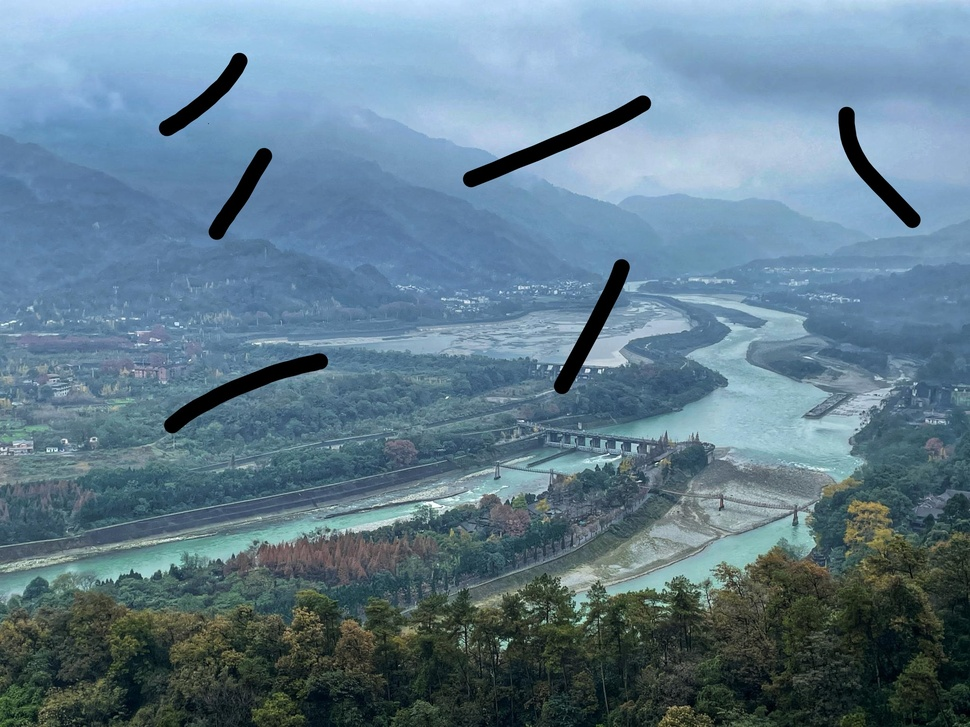
#> input picture chatgptupgrated-proj/image1.jpg, 970 x 727 px, shrunk from 2048 x 1536 before the run
$ python zonghefa.py
#> lines starting #> are read from the running program, lines starting #| are printed output that depends on the picture; after the words box and inside, x2 and y2 are one past the last pixel; in counts of white or black regions, pixels touching at a corner belong together
import cv2
import numpy as np
import matplotlib.pyplot as plt

def detect_damage(image_path):
    """
    使用边缘检测法和滤波差异法检测图像中的损坏区域（改进+升级版）
    """
#> called with image_path = 'image1.jpg'
    image = cv2.imread(image_path)
#> image is the input picture: shape (727, 970, 3); mean B, G, R 141.4, 124.8, 97.6
    if image is None:
        print(f"错误: 无法读取图像文件 '{image_path}'")
        return None, None, None, None

    gray = cv2.cvtColor(image, cv2.COLOR_BGR2GRAY)
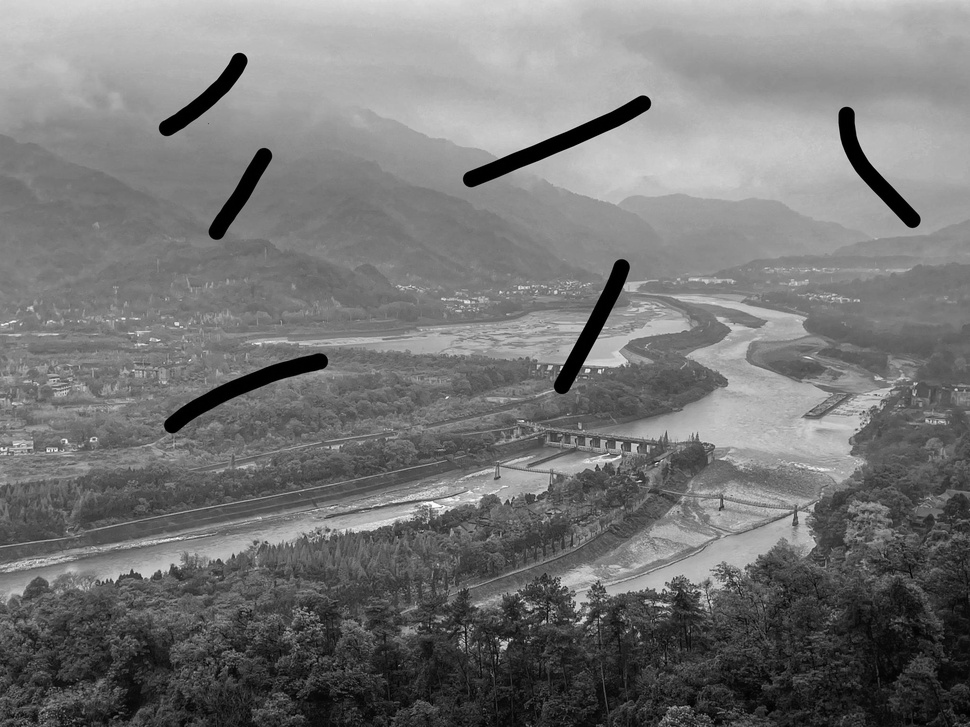
#> gray: shape (727, 970); min 0, max 253, mean 118.5
    gray_blur = cv2.GaussianBlur(gray, (5, 5), 0)

    # --- 边缘检测 ---
    def edge_detection(gray_img, low_threshold=50, high_threshold=150):
#> called with low_threshold = 50, high_threshold = 150
        edges = cv2.Canny(gray_img, low_threshold, high_threshold)
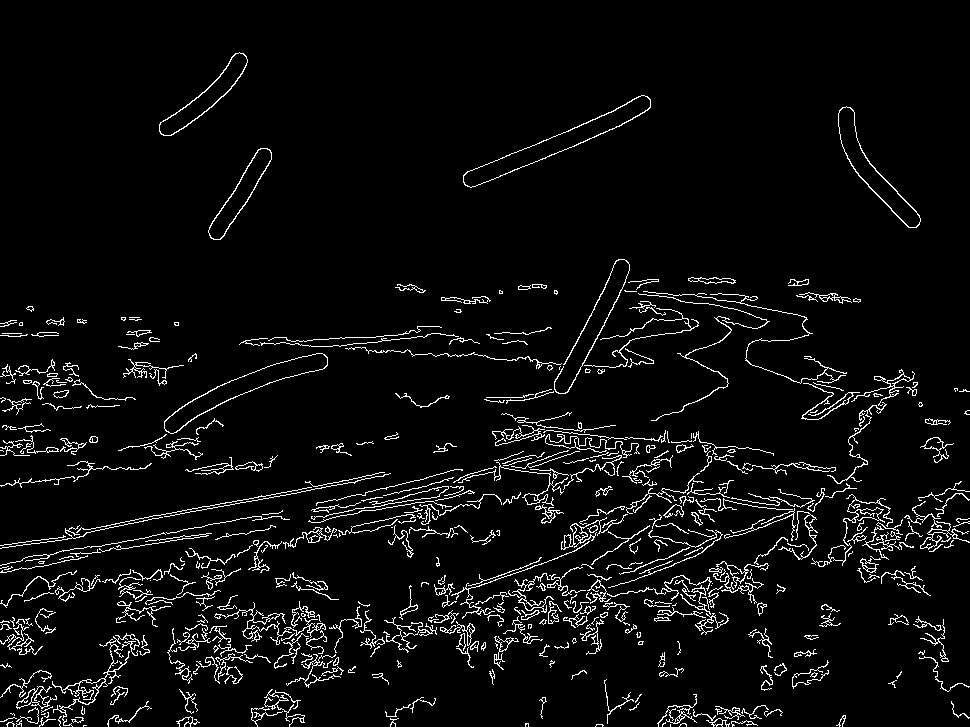
#> edges: shape (727, 970); 4.9% white in thin lines or dots
        kernel = np.ones((5, 5), np.uint8)
        closed = cv2.morphologyEx(edges, cv2.MORPH_CLOSE, kernel)
#> closed: shape (727, 970); 10.2% white; 86 white regions (6 under 20 px), largest, box (x1, y1, x2, y2) and area: (0, 291, 918, 688) 40138, (811, 481, 970, 596) 4348, (239, 259, 699, 404) 3319
        dilated = cv2.dilate(closed, kernel, iterations=2)
#> dilated: shape (727, 970); 32% white; 49 white regions, largest, box (x1, y1, x2, y2) and area: (0, 255, 970, 727) 165554, (0, 629, 154, 727) 7502, (0, 355, 140, 419) 5045
        return dilated

    # --- 滤波差异 ---
    def filtering_difference(gray_img, kernel_size=7, threshold=30):
#> called with kernel_size = 7, threshold = 30
        blurred = cv2.medianBlur(gray_img, kernel_size)
        diff = cv2.absdiff(gray_img, blurred)
        _, mask = cv2.threshold(diff, threshold, 255, cv2.THRESH_BINARY)
#> mask: shape (727, 970); 0.15% white in thin lines or dots
        kernel = np.ones((3, 3), np.uint8)
        mask = cv2.morphologyEx(mask, cv2.MORPH_OPEN, kernel)
#> mask: shape (727, 970); 0.01% white in thin lines or dots, all inside (x1, y1, x2, y2) = (175, 322, 640, 637)
        mask = cv2.morphologyEx(mask, cv2.MORPH_CLOSE, kernel)
        return mask

    edge_mask = edge_detection(gray_blur)
    filter_mask = filtering_difference(gray_blur)

    edge_mask = remove_small_areas(edge_mask, min_area=100)
#> in remove_small_areas, `num_labels, labels, stats, _ = cv2.connectedComponentsWithStats(mask, ..`:
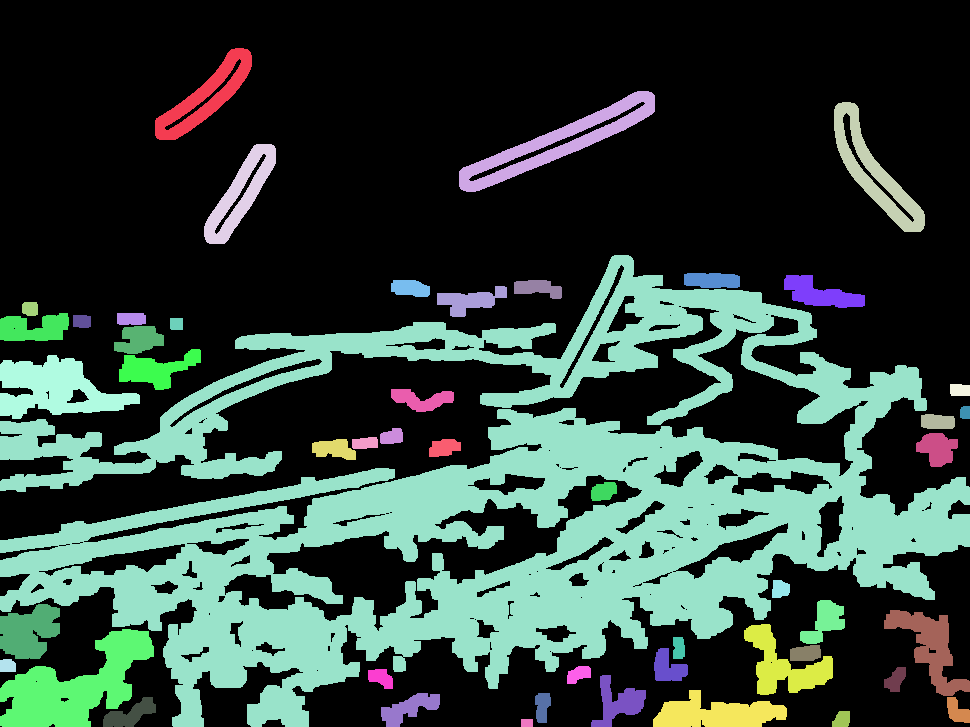
#> labels: shape (727, 970) int32; 50 distinct labels, from 0 to 49; one colour per label, 0 black
#> in remove_small_areas, `num_labels, labels, stats, _ = cv2.connectedComponentsWithStats(mask, ..`: num_labels = 50; stats = 50 rows, first 6: [0, 0, 970, 727, 479254], [155, 48, 97, 92, 3057], [459, 91, 196, 101, 4940], [834, 102, 91, 130, 3622], [204, 144, 72, 100, 2756], [0, 255, 970, 472, 165554]
    filter_mask = remove_small_areas(filter_mask, min_area=100)
#> in remove_small_areas (call 2), `num_labels, labels, stats, _ = cv2.connectedComponentsWithStats(mask, ..`: labels: shape (727, 970) int32; 5 distinct labels, from 0 to 4
#> after the loop in remove_small_areas (call 2), `for i in range(1, num_labels):`: new_mask: shape (727, 970); every value is 0

    combined_mask = cv2.bitwise_or(edge_mask, filter_mask)
    final_mask = cv2.dilate(combined_mask, np.ones((5, 5), np.uint8), iterations=1)
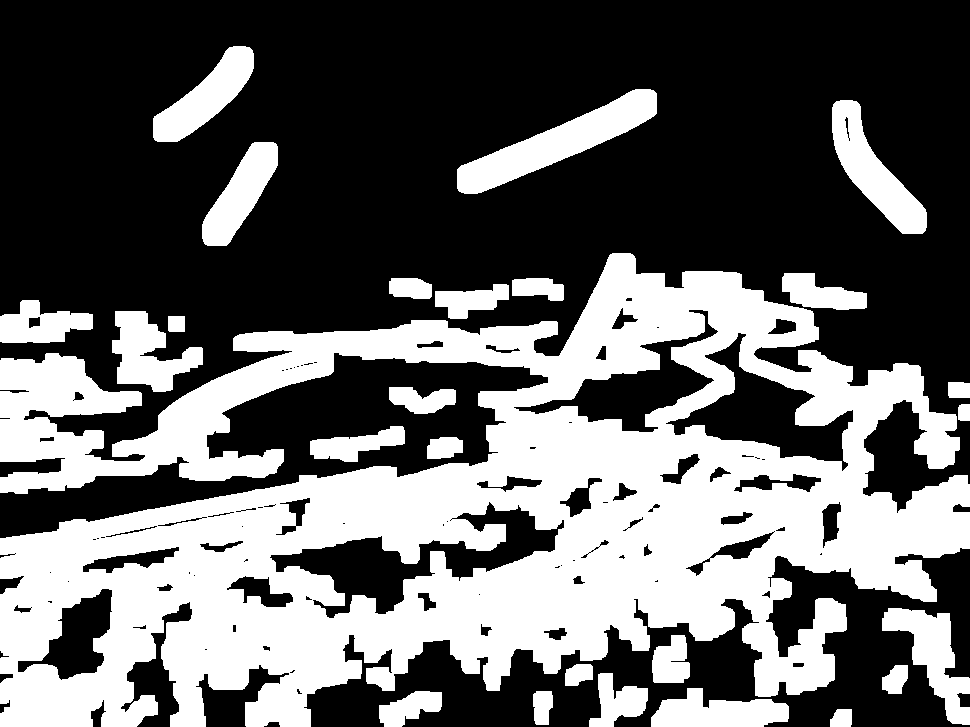
#> final_mask: shape (727, 970); 39.7% white; 26 white regions, largest, box (x1, y1, x2, y2) and area: (0, 253, 970, 727) 229121, (457, 89, 657, 194) 6975, (832, 100, 927, 234) 5017
    final_mask = remove_small_areas(final_mask, min_area=200)
#> call 3 of remove_small_areas, with min_area = 200
#> in remove_small_areas (call 3), `num_labels, labels, stats, _ = cv2.connectedComponentsWithStats(mask, ..`:
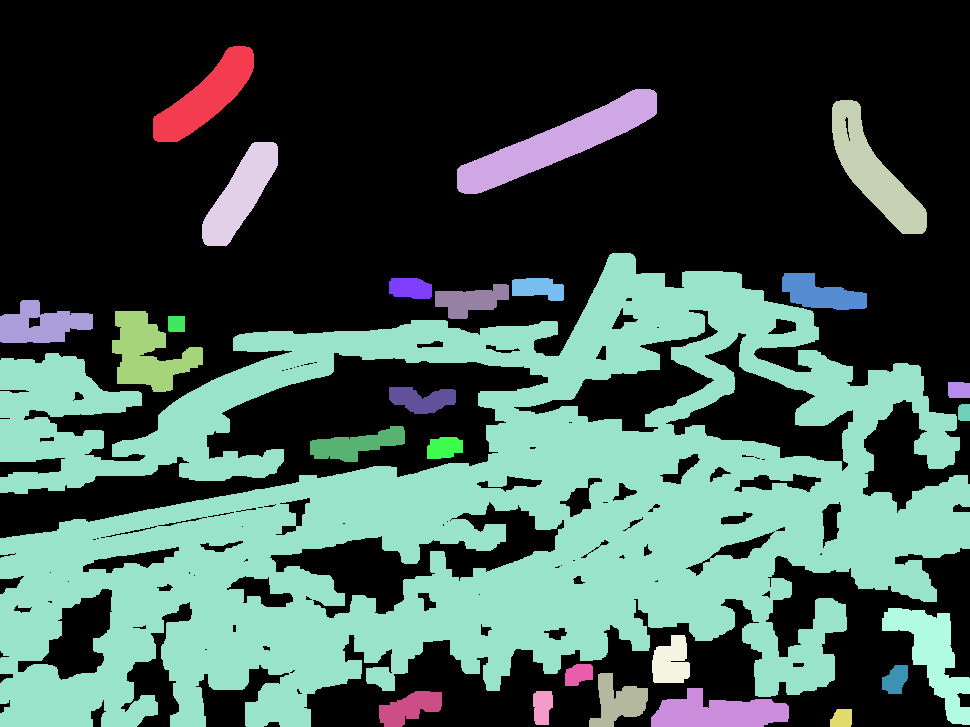
#> labels: shape (727, 970) int32; 27 distinct labels, from 0 to 26; one colour per label, 0 black
#> in remove_small_areas (call 3), `num_labels, labels, stats, _ = cv2.connectedComponentsWithStats(mask, ..`: num_labels = 27; stats = 27 rows, first 6: [0, 0, 970, 727, 425368], [153, 46, 101, 96, 4187], [457, 89, 200, 105, 6975], [832, 100, 95, 134, 5017], [202, 142, 76, 104, 3799], [0, 253, 970, 474, 229121]
#> after the loop in remove_small_areas (call 3), `for i in range(1, num_labels):`: new_mask: shape (727, 970); 39.7% white; 25 white regions

    return gray, edge_mask, filter_mask, final_mask, image

def remove_small_areas(mask, min_area=50):
    num_labels, labels, stats, _ = cv2.connectedComponentsWithStats(mask, connectivity=8)
    new_mask = np.zeros_like(mask)
    for i in range(1, num_labels):
        if stats[i, cv2.CC_STAT_AREA] >= min_area:
            new_mask[labels == i] = 255
    return new_mask

def detect_and_label_defects(original, mask, output_path="highlighted_labeled.jpg"):
    """
    根据 final_mask 检测坏点，标注编号
    """
#> called with output_path = 'highlighted_damage_labeled.jpg'
    # 转换为轮廓
    contours, _ = cv2.findContours(mask, cv2.RETR_EXTERNAL, cv2.CHAIN_APPROX_SIMPLE)
#> contours = 25 contours; largest, box (x1, y1, x2, y2) and area: (0, 253, 970, 727) 262766, (457, 89, 657, 194) 6755, (832, 100, 927, 234) 4902, (153, 46, 254, 142) 4058, (882, 608, 970, 725) 4007
    annotated = original.copy()
    defect_count = 0

    for i, cnt in enumerate(contours):
        x, y, w, h = cv2.boundingRect(cnt)
        area = cv2.contourArea(cnt)
        aspect_ratio = float(w) / h if h > 0 else 0

        # --- 筛选坏点条件 ---
        if area > 200 and aspect_ratio > 2:
            defect_count += 1
            # 绘制矩形框
            cv2.rectangle(annotated, (x, y), (x+w, y+h), (0, 255, 0), 2)
            # 编号标注
            cv2.putText(annotated, f"ID {defect_count}", (x, y-5),
                        cv2.FONT_HERSHEY_SIMPLEX, 0.6, (255, 255, 255), 2)
#> this loop made 25 passes
#> (x, y, w, h, area, aspect_ratio) on passes 1 to 12: (830, 709, 22, 18, 314.5, 1.22), (533, 691, 20, 34, 531, 0.588), (379, 691, 63, 36, 1324, 1.75), (651, 688, 138, 39, 3422, 3.54), (589, 673, 59, 54, 1663.5, 1.09), (882, 665, 26, 29, 514, 0.897), (565, 664, 28, 22, 450, 1.27), (652, 635, 38, 48, 1339, 0.792), (882, 608, 88, 117, 4007, 0.752), (427, 437, 36, 22, 611, 1.64), (310, 426, 95, 36, 1693.5, 2.64), (389, 387, 67, 27, 1164.5, 2.48)
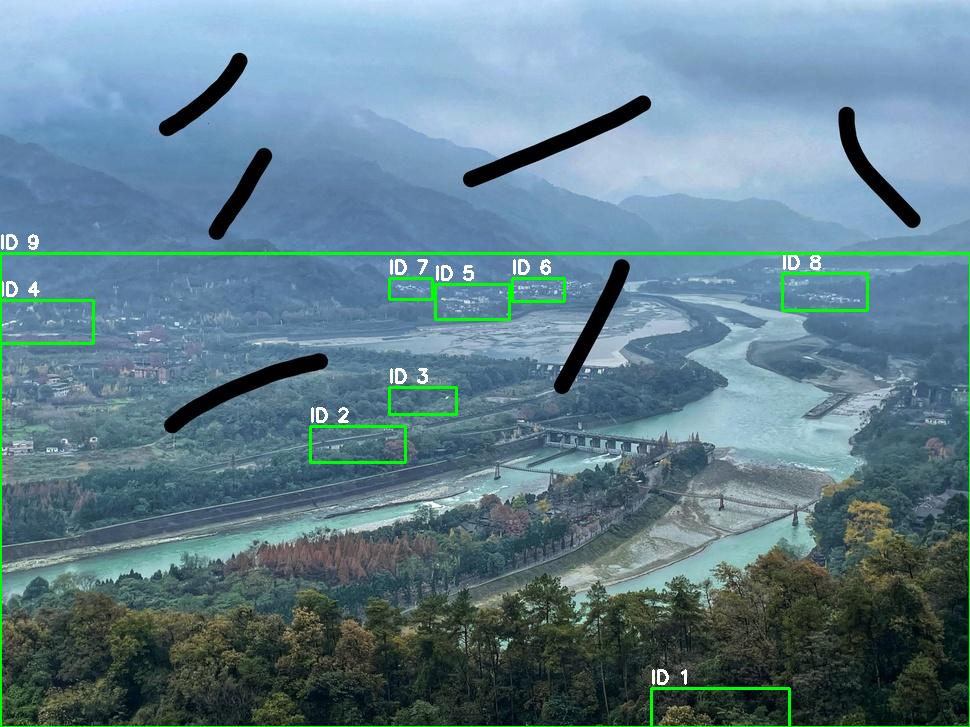
#> annotated: shape (727, 970, 3); 1.76% of pixels changed, all inside (x1, y1, x2, y2) = (0, 234, 970, 727)
#> after the loop, defect_count = 9

    cv2.imwrite(output_path, annotated)
    print(f"坏点检测完成！共检测到 {defect_count} 个坏点，结果已保存为 {output_path}")
#| 坏点检测完成！共检测到 9 个坏点，结果已保存为 highlighted_damage_labeled.jpg
    return annotated

def display_results(original, edge_mask, filter_mask, combined_mask):
    plt.figure(figsize=(15, 10))

    plt.subplot(2, 2, 1)
    plt.imshow(original, cmap='gray')
    plt.title('原始灰度图像')
    plt.axis('off')

    plt.subplot(2, 2, 2)
    plt.imshow(edge_mask, cmap='gray')
    plt.title('边缘检测法 - 线性瑕疵')
    plt.axis('off')

    plt.subplot(2, 2, 3)
    plt.imshow(filter_mask, cmap='gray')
    plt.title('滤波差异法 - 颗粒状瑕疵')
    plt.axis('off')

    plt.subplot(2, 2, 4)
    plt.imshow(combined_mask, cmap='gray')
    plt.title('最终掩模')
    plt.axis('off')

    plt.tight_layout()
    plt.savefig('damage_detection_results_labeled.png', dpi=300, bbox_inches='tight')
    plt.show()

# --- 主程序 ---
if __name__ == "__main__":
    image_path = "image1.jpg"
    gray, edge_mask, filter_mask, final_mask, original_color = detect_damage(image_path)

    if gray is not None:
        display_results(gray, edge_mask, filter_mask, final_mask)

        # 检测并标注坏点
        annotated = detect_and_label_defects(original_color, final_mask, "highlighted_damage_labeled.jpg")

        # 保存掩模
        cv2.imwrite("edge_mask_labeled.jpg", edge_mask)
        cv2.imwrite("filter_mask_labeled.jpg", filter_mask)
        cv2.imwrite("final_mask_labeled.jpg", final_mask)

        print("处理完成! 已生成以下文件:")
        print("- damage_detection_results_labeled.png: 改进后的对比图")
        print("- edge_mask_labeled.jpg: 边缘检测掩模")
        print("- filter_mask_labeled.jpg: 滤波差异掩模")
        print("- final_mask_labeled.jpg: 最终掩模")
        print("- highlighted_damage_labeled.jpg: 在原图上自动框出坏点并编号")

$ run again, with 9201识别到人脸/image3.jpg copied over chatgptupgrated-proj/image1.jpg
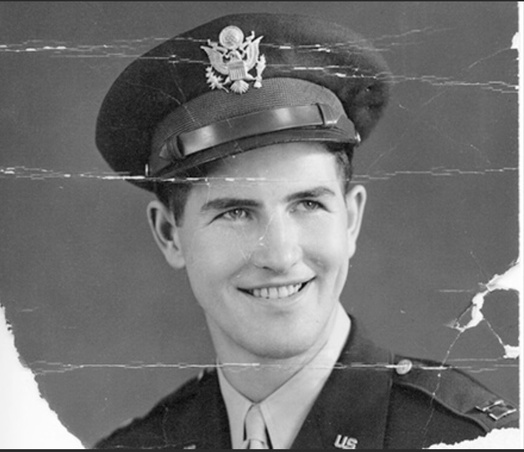
#> input picture 9201识别到人脸/image3.jpg, 524 x 452 px, shrunk from 1106 x 954 before the run
#> in detect_damage, image is the input picture: shape (452, 524, 3); min 2, max 255, mean 112.9
#> edges: shape (452, 524); 4% white in thin lines or dots
#> closed: shape (452, 524); 7.6% white; 19 white regions (3 under 20 px), largest, box (x1, y1, x2, y2) and area: (0, 12, 493, 452) 11452, (390, 0, 524, 452) 2473, (235, 246, 322, 300) 876
#> dilated: shape (452, 524); 28.7% white; 10 white regions, largest, box (x1, y1, x2, y2) and area: (0, 0, 524, 452) 62011, (231, 242, 326, 304) 2705, (0, 40, 70, 57) 902
#> labels: shape (452, 524) int32; 11 distinct labels, from 0 to 10
#> num_labels = 11; stats = [[0, 0, 524, 452, 168880], [0, 0, 524, 452, 62011], [0, 40, 70, 17, 902], [79, 40, 42, 17, 475], [362, 84, 14, 12, 162], [0, 161, 33, 17, 456], [37, 165, 14, 12, 162], [52, 170, 23, 12, 254], [231, 242, 95, 62, 2705], [330, 430, 32, 22, 609], [179, 440, 21, 12, 232]]
#> labels: shape (452, 524) int32; 21 distinct labels, from 0 to 20
#> num_labels = 21; stats = 21 rows, first 6: [0, 0, 524, 452, 236590], [243, 39, 3, 3, 9], [201, 46, 3, 3, 9], [280, 46, 3, 3, 9], [511, 46, 3, 3, 9], [327, 49, 3, 3, 9]
#> final_mask: shape (452, 524); 36.9% white; 6 white regions
#> in remove_small_areas (call 3), `num_labels, labels, stats, _ = cv2.connectedComponentsWithStats(mask, ..`:
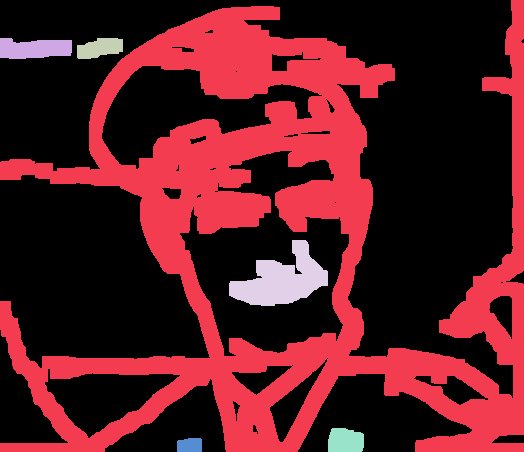
#> labels: shape (452, 524) int32; 7 distinct labels, from 0 to 6; one colour per label, 0 black
#> num_labels = 7; stats = [[0, 0, 524, 452, 149532], [0, 0, 524, 452, 80753], [0, 38, 72, 21, 1238], [77, 38, 46, 21, 727], [229, 240, 99, 66, 3490], [328, 428, 36, 24, 778], [177, 438, 25, 14, 330]]
#> contours = 5 contours; box (x1, y1, x2, y2) and area: (0, 0, 524, 452) 116494, (0, 38, 72, 59) 1148, (328, 428, 364, 452) 724, (77, 38, 123, 59) 668, (177, 438, 202, 452) 294
#> the loop in detect_and_label_defects, `for i, cnt in enumerate(contours):` made 5 passes
#> (x, y, w, h, area, aspect_ratio, defect_count) on passes 3 to 4: (77, 38, 46, 21, 667.5, 2.19, 1), (0, 38, 72, 21, 1148.5, 3.43, 2)
#> after the loop in detect_and_label_defects, `for i, cnt in enumerate(contours):`:
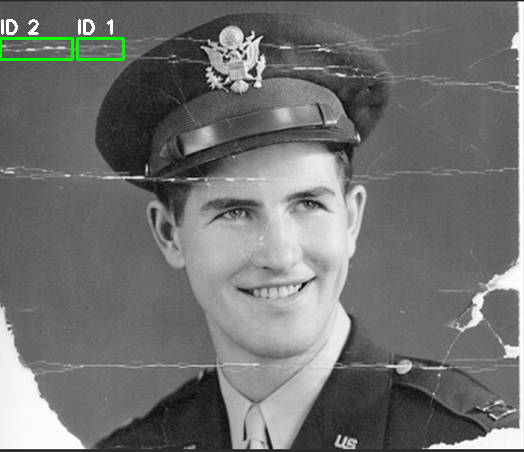
#> annotated: shape (452, 524, 3); 0.59% of pixels changed, all inside (x1, y1, x2, y2) = (0, 19, 125, 61)
#> after the loop in detect_and_label_defects, `for i, cnt in enumerate(contours):`: defect_count = 2
#| 坏点检测完成！共检测到 2 个坏点，结果已保存为 highlighted_damage_labeled.jpg
